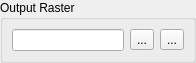
<?xml version="1.0" encoding="UTF-8"?>
<ui version="4.0">
 <class>OutputRasterParametersWidgetForm</class>
 <widget class="QWidget" name="OutputRasterParametersWidgetForm">
  <property name="geometry">
   <rect>
    <x>0</x>
    <y>0</y>
    <width>196</width>
    <height>57</height>
   </rect>
  </property>
  <property name="sizePolicy">
   <sizepolicy hsizetype="Preferred" vsizetype="Fixed">
    <horstretch>0</horstretch>
    <verstretch>0</verstretch>
   </sizepolicy>
  </property>
  <property name="windowTitle">
   <string>Output Raster Parameters</string>
  </property>
  <layout class="QGridLayout" name="gridLayout_3">
   <property name="margin">
    <number>0</number>
   </property>
   <item row="0" column="0">
    <widget class="QGroupBox" name="m_groupBox">
     <property name="sizePolicy">
      <sizepolicy hsizetype="Preferred" vsizetype="Fixed">
       <horstretch>0</horstretch>
       <verstretch>0</verstretch>
      </sizepolicy>
     </property>
     <property name="title">
      <string>Output Raster</string>
     </property>
     <layout class="QGridLayout" name="gridLayout_2">
      <item row="0" column="0">
       <layout class="QGridLayout" name="gridLayout">
        <item row="0" column="0">
         <widget class="QLineEdit" name="m_outputLineEdit">
          <property name="readOnly">
           <bool>true</bool>
          </property>
         </widget>
        </item>
        <item row="0" column="1">
         <widget class="QToolButton" name="m_fileToolButton">
          <property name="text">
           <string>...</string>
          </property>
         </widget>
        </item>
        <item row="0" column="2">
         <widget class="QToolButton" name="m_sourceToolButton">
          <property name="text">
           <string>...</string>
          </property>
         </widget>
        </item>
       </layout>
      </item>
     </layout>
    </widget>
   </item>
  </layout>
 </widget>
 <resources/>
 <connections/>
</ui>
